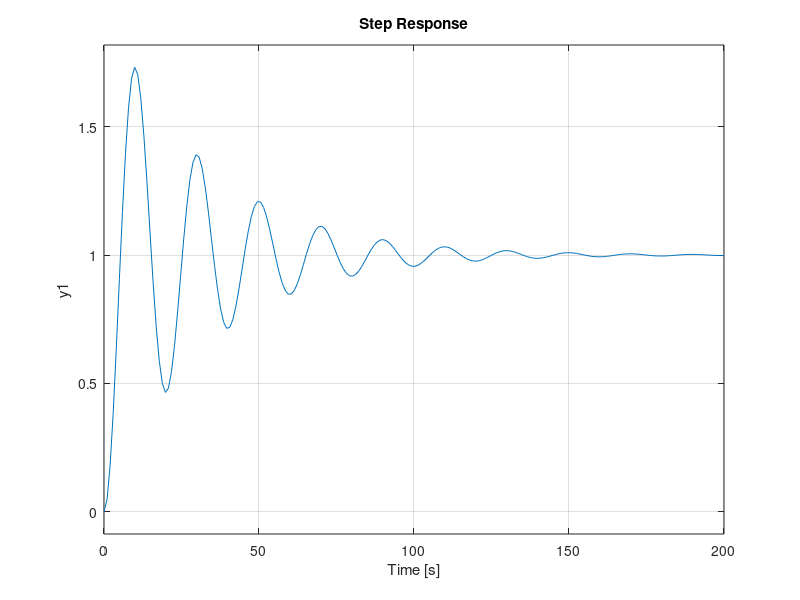
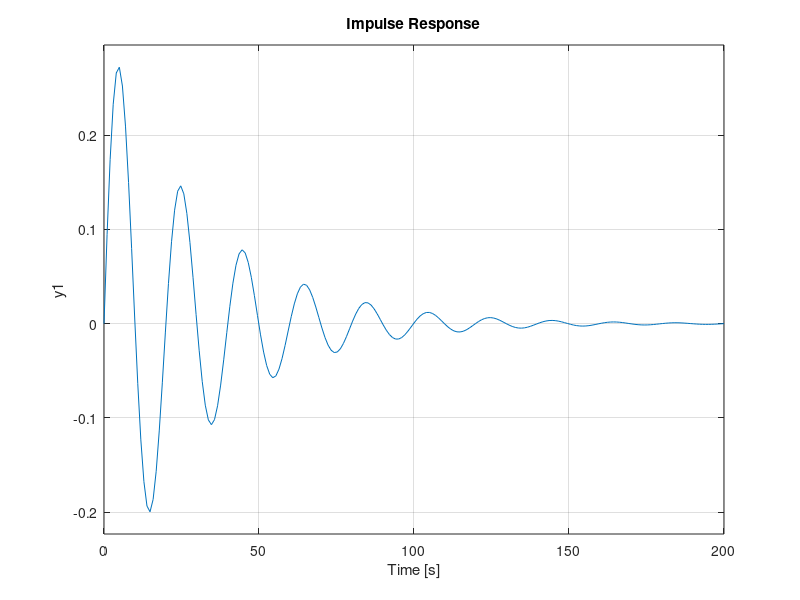
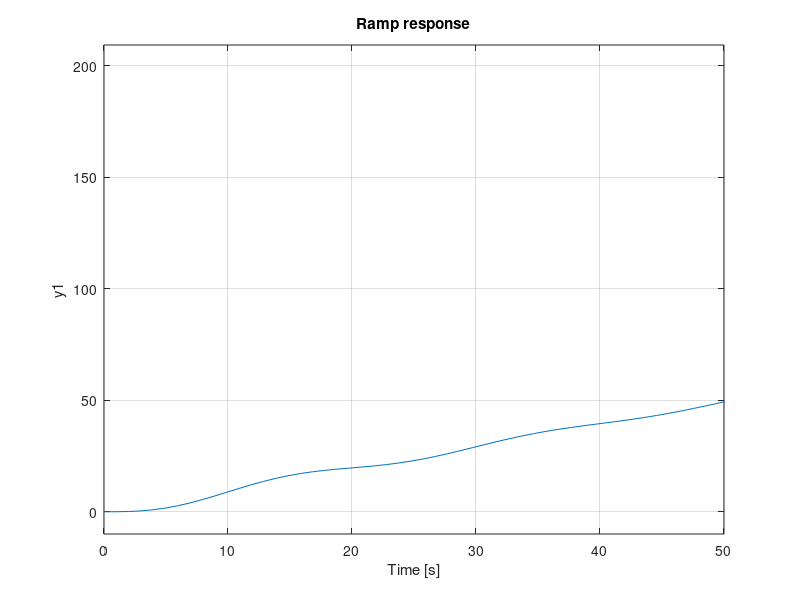

These charts were generated, in order, by the following MATLAB code: (Note: this script raises an error after producing the figures.)
T = 10;
s = tf('s');
num=1;
den=[T T/16 1];
sys = tf(num,den);

figure(1)
step(sys);

figure(2)
impulse(sys);

figure(3)
step(sys/s); %ramp response
xlim([0 50]);
title("Ramp response");

%mendapatkan overshoot, risetime dan settling time
s1 = stepinfo(sys);
disp(s1);

% Menghitung steady state error
[y,t]=step(sys);
sserror=(1-y(end));
